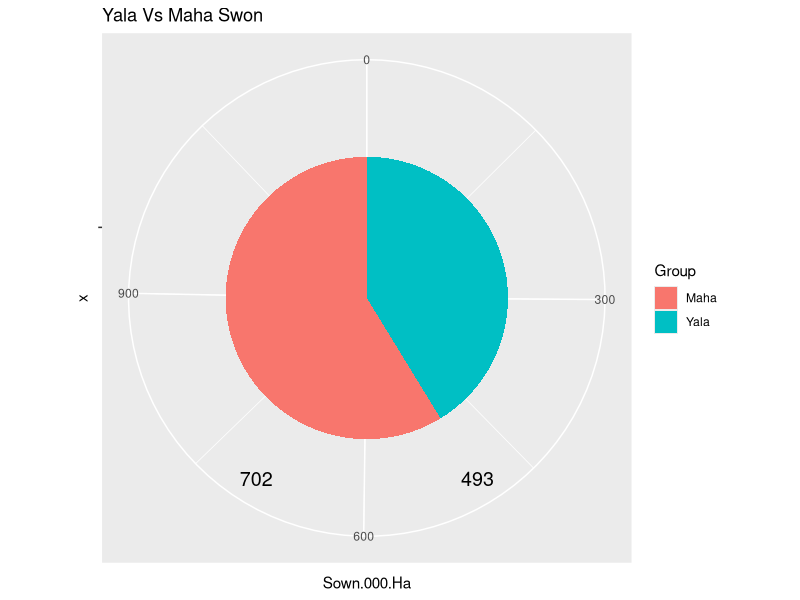
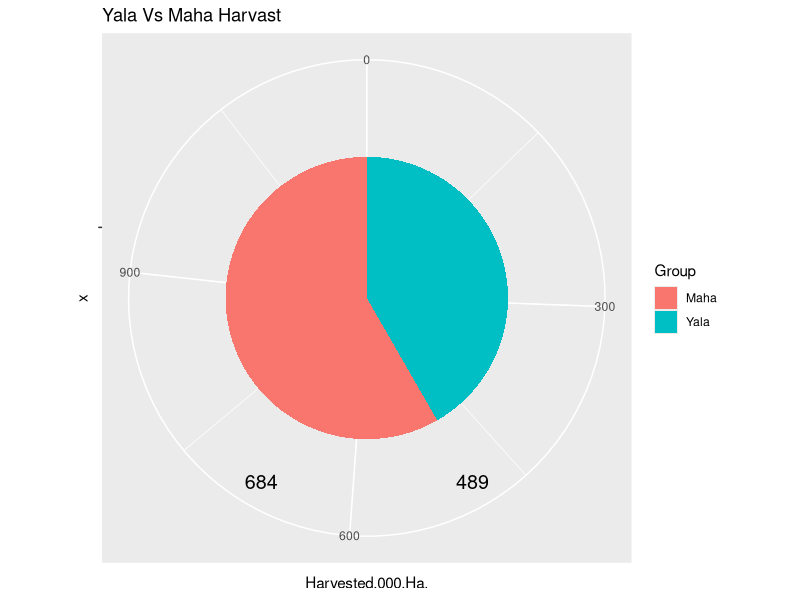
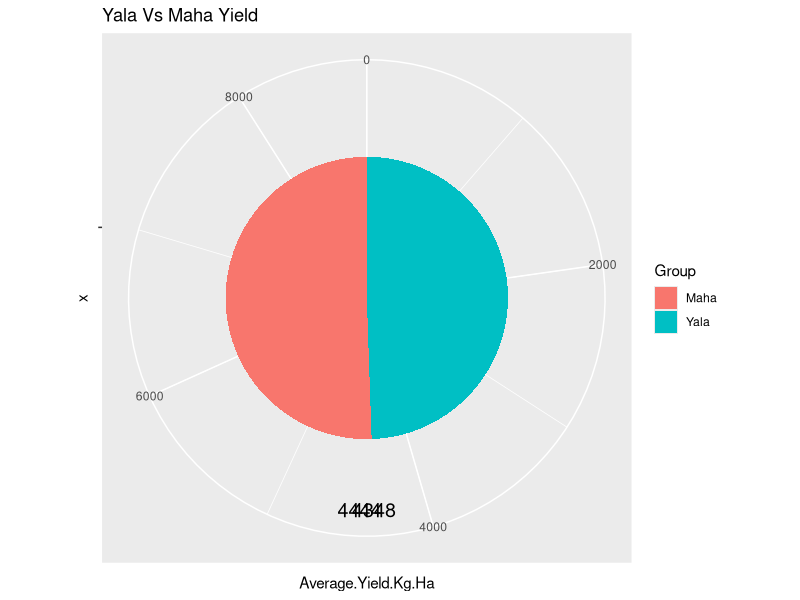
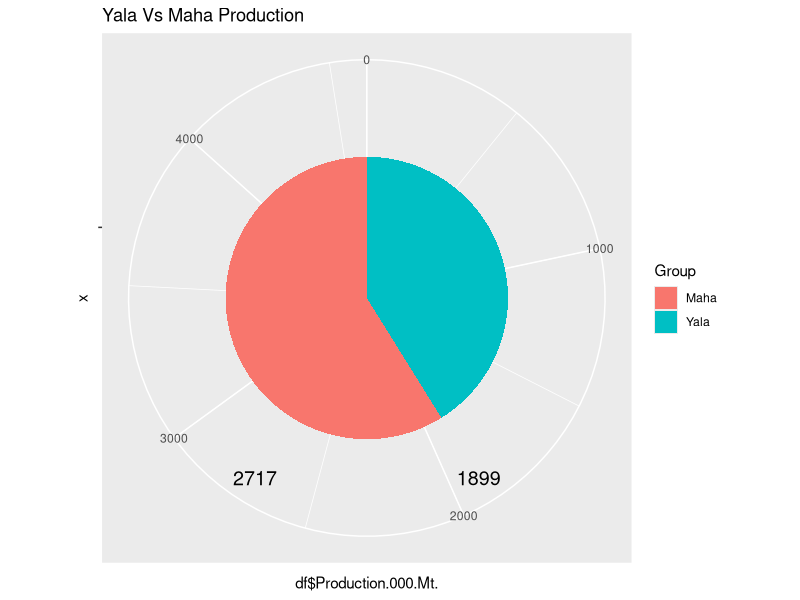

These charts were generated, in order, by the following R code:
library(ggplot2)
#Load data files
df_yala=read.csv("paddy_production_in_yala_season_1952_2012.csv",header=TRUE)
df_maha=read.csv("paddy_production_in_maha_season_1952-2012.csv",header=TRUE)

#Fileter necessary columns
df_yala=df_yala[60,]
df_maha=df_maha[61,]
#df_yala
#df_maha

#Replace Columns 'Yala.Season' and 'Maha.Season' with Season 
colnames(df_yala)[1]<-"Season"
colnames(df_maha)[1]<-"Season"
df_yala$Season[1]<-"Yala"
df_maha$Season[1]<-"Maha"
#Conncet two dataframes into one dataframe
df=rbind(df_yala,df_maha)
df

#Analyse the dataset
pie_sown <- ggplot(df, aes(x="", y=Sown.000.Ha, fill=Season)) +
  geom_bar(width = 1, stat = "identity")+
  coord_polar("y", start=0)+
  geom_text(aes(label = paste0(round(Sown.000.Ha))), size=5, show.legend = F, nudge_x = 1) +
  guides(fill = guide_legend(title = "Group"))+
  ggtitle("Yala Vs Maha Swon")
pie_sown

pie_harvast <- ggplot(df, aes(x="", y=Harvested.000.Ha., fill=Season)) +
  geom_bar(width = 1, stat = "identity")+
  coord_polar("y", start=0)+
  geom_text(aes(label = paste0(round(df$Harvested.000.Ha))), size=5, show.legend = F, nudge_x = 1) +
  guides(fill = guide_legend(title = "Group"))+
  ggtitle("Yala Vs Maha Harvast")
pie_harvast

pie_yield <- ggplot(df, aes(x="", y=Average.Yield.Kg.Ha, fill=Season)) +
  geom_bar(width = 1, stat = "identity")+
  coord_polar("y", start=0)+
  geom_text(aes(label = paste0(round(Average.Yield.Kg.Ha))), size=5, show.legend = F, nudge_x = 1) +
  guides(fill = guide_legend(title = "Group"))+
  ggtitle("Yala Vs Maha Yield")
pie_yield

pie_production <- ggplot(df, aes(x="", y=df$Production.000.Mt., fill=Season)) +
  geom_bar(width = 1, stat = "identity")+
  coord_polar("y", start=0)+
  geom_text(aes(label = paste0(round(df$Production.000.Mt))), size=5, show.legend = F, nudge_x = 1) +
  guides(fill = guide_legend(title = "Group"))+
  ggtitle("Yala Vs Maha Production")
pie_production
